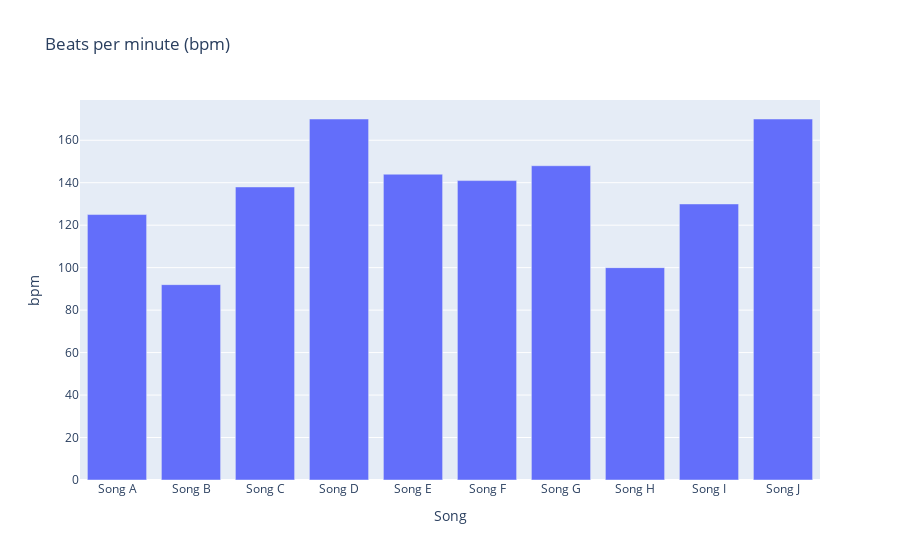
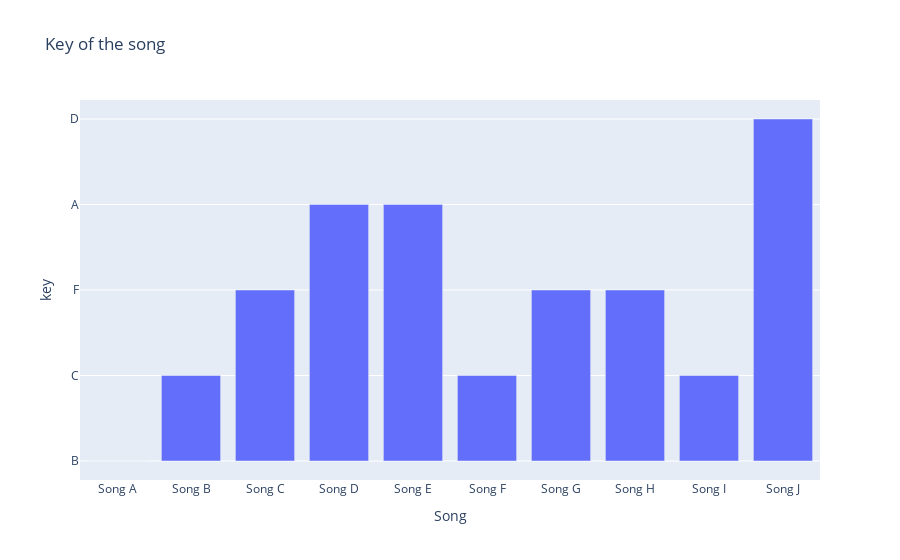
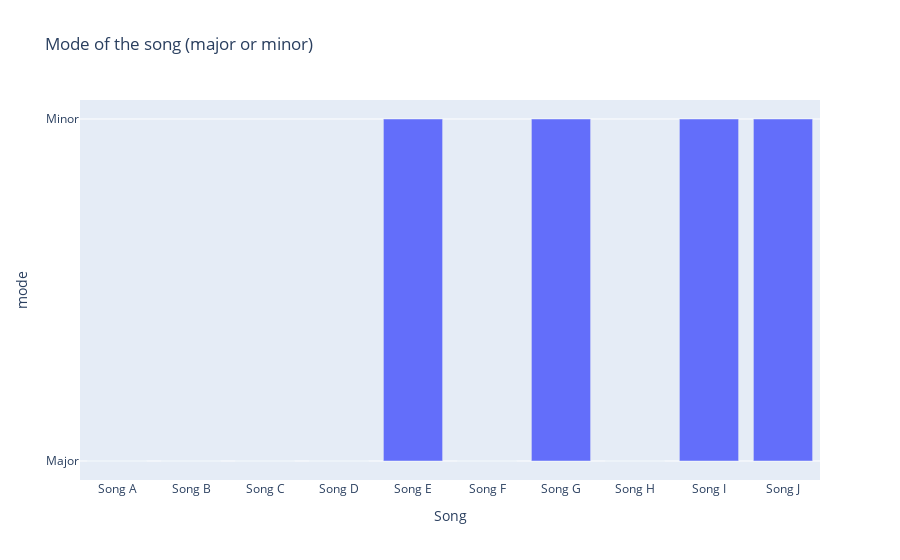
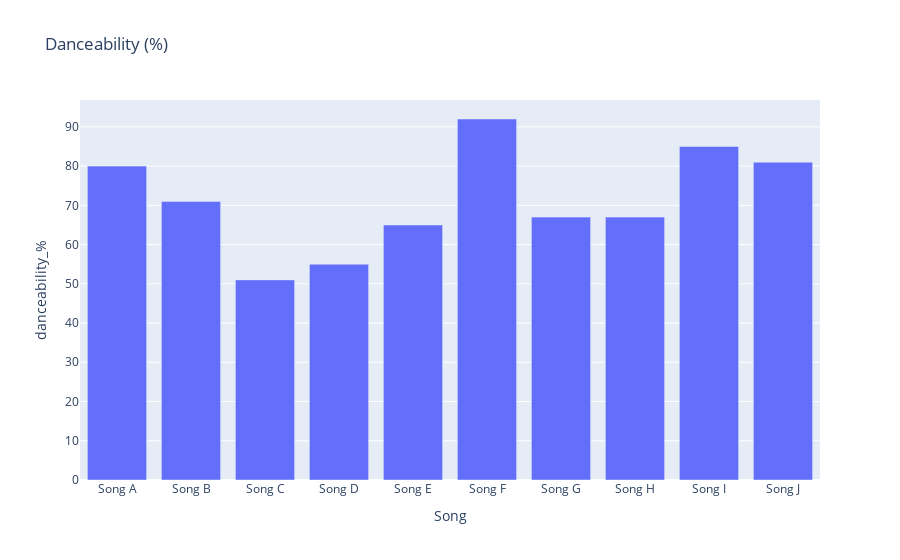

Notebook code for these charts, in order:
### Code cell
# Create bar chart for bpm
fig_bpm = px.bar(df, x='Song', y='bpm', title='Beats per minute (bpm)')
fig_bpm.show()

# Create bar chart for key
fig_key = px.bar(df, x='Song', y='key', title='Key of the song')
fig_key.show()

# Create bar chart for mode
fig_mode = px.bar(df, x='Song', y='mode', title='Mode of the song (major or minor)')
fig_mode.show()

# Create bar chart for danceability
fig_danceability = px.bar(df, x='Song', y='danceability_%', title='Danceability (%)')
fig_danceability.show()

# Create bar chart for valence
fig_valence = px.bar(df, x='Song', y='valence', title='Valence')
fig_valence.show()

# Create bar chart for energy
fig_energy = px.bar(df, x='Song', y='energy_%', title='Energy (%)')
fig_energy.show()

# Create bar chart for acousticness
fig_acousticness = px.bar(df, x='Song', y='acousticness', title='Acousticness')
fig_acousticness.show()

# Create bar chart for instrumentalness
fig_instrumentalness = px.bar(df, x='Song', y='instrumentalness_%', title='Instrumentalness (%)')
fig_instrumentalness.show()

# Create bar chart for liveness
fig_liveness = px.bar(df, x='Song', y='liveness', title='Liveness')
fig_liveness.show()

# Create bar chart for speechiness
fig_speechiness = px.bar(df, x='Song', y='speechiness_%', title='Speechiness (%)')
fig_speechiness.show()

### Figure 1 — Plotly figure (JSON) as saved in the notebook; plotly's stock layout.template omitted (floating-point values rounded to 4 significant figures)
{"data": [{"alignmentgroup": "True", "hovertemplate": "Song=%{x}<br>bpm=%{y}<extra></extra>", "legendgroup": "", "marker": {"color": "#636efa", "pattern": {"shape": ""}}, "name": "", "offsetgroup": "", "orientation": "v", "showlegend": false, "textposition": "auto", "type": "bar", "x": ["Song A", "Song B", "Song C", "Song D", "Song E", "Song F", "Song G", "Song H", "Song I", "Song J"], "xaxis": "x", "y": [125, 92, 138, 170, 144, 141, 148, 100, 130, 170], "yaxis": "y"}], "layout": {"barmode": "relative", "legend": {"tracegroupgap": 0}, "title": {"text": "Beats per minute (bpm)"}, "xaxis": {"anchor": "y", "domain": [0, 1], "title": {"text": "Song"}}, "yaxis": {"anchor": "x", "domain": [0, 1], "title": {"text": "bpm"}}}}

### Figure 2 — Plotly figure (JSON) as saved in the notebook; plotly's stock layout.template omitted (floating-point values rounded to 4 significant figures)
{"data": [{"alignmentgroup": "True", "hovertemplate": "Song=%{x}<br>key=%{y}<extra></extra>", "legendgroup": "", "marker": {"color": "#636efa", "pattern": {"shape": ""}}, "name": "", "offsetgroup": "", "orientation": "v", "showlegend": false, "textposition": "auto", "type": "bar", "x": ["Song A", "Song B", "Song C", "Song D", "Song E", "Song F", "Song G", "Song H", "Song I", "Song J"], "xaxis": "x", "y": ["B", "C", "F", "A", "A", "C", "F", "F", "C", "D"], "yaxis": "y"}], "layout": {"barmode": "relative", "legend": {"tracegroupgap": 0}, "title": {"text": "Key of the song"}, "xaxis": {"anchor": "y", "domain": [0, 1], "title": {"text": "Song"}}, "yaxis": {"anchor": "x", "domain": [0, 1], "title": {"text": "key"}}}}

### Figure 3 — Plotly figure (JSON) as saved in the notebook; plotly's stock layout.template omitted (floating-point values rounded to 4 significant figures)
{"data": [{"alignmentgroup": "True", "hovertemplate": "Song=%{x}<br>mode=%{y}<extra></extra>", "legendgroup": "", "marker": {"color": "#636efa", "pattern": {"shape": ""}}, "name": "", "offsetgroup": "", "orientation": "v", "showlegend": false, "textposition": "auto", "type": "bar", "x": ["Song A", "Song B", "Song C", "Song D", "Song E", "Song F", "Song G", "Song H", "Song I", "Song J"], "xaxis": "x", "y": ["Major", "Major", "Major", "Major", "Minor", "Major", "Minor", "Major", "Minor", "Minor"], "yaxis": "y"}], "layout": {"barmode": "relative", "legend": {"tracegroupgap": 0}, "title": {"text": "Mode of the song (major or minor)"}, "xaxis": {"anchor": "y", "domain": [0, 1], "title": {"text": "Song"}}, "yaxis": {"anchor": "x", "domain": [0, 1], "title": {"text": "mode"}}}}

### Figure 4 — Plotly figure (JSON) as saved in the notebook; plotly's stock layout.template omitted (floating-point values rounded to 4 significant figures)
{"data": [{"alignmentgroup": "True", "hovertemplate": "Song=%{x}<br>danceability_%=%{y}<extra></extra>", "legendgroup": "", "marker": {"color": "#636efa", "pattern": {"shape": ""}}, "name": "", "offsetgroup": "", "orientation": "v", "showlegend": false, "textposition": "auto", "type": "bar", "x": ["Song A", "Song B", "Song C", "Song D", "Song E", "Song F", "Song G", "Song H", "Song I", "Song J"], "xaxis": "x", "y": [80, 71, 51, 55, 65, 92, 67, 67, 85, 81], "yaxis": "y"}], "layout": {"barmode": "relative", "legend": {"tracegroupgap": 0}, "title": {"text": "Danceability (%)"}, "xaxis": {"anchor": "y", "domain": [0, 1], "title": {"text": "Song"}}, "yaxis": {"anchor": "x", "domain": [0, 1], "title": {"text": "danceability_%"}}}}
